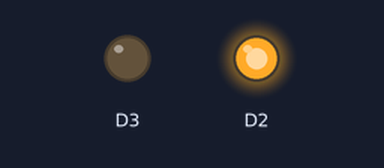
A sketch run on a simulated ESP8266 (NodeMCU). Parts: output pins drawn as LEDs (lit = HIGH).

Above: at 2.5 s.
At 7.5 s:
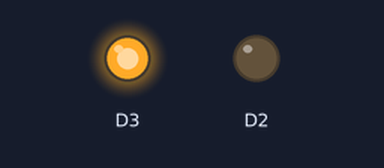
Timing chart, 0 to 13.0 s (numbered marks = the images above):
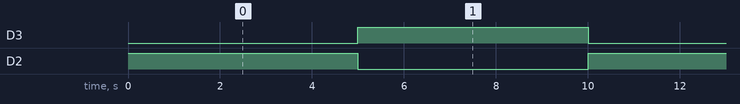

Measured:
- by itself, D3, D2: alternates HIGH for 5.0 s and LOW for 5.0 s

The sketch:

motor.ino
```cpp
void setup() {
  pinMode(D2, OUTPUT);
  pinMode(D3, OUTPUT);

}

void loop() {
  digitalWrite(D2, HIGH);
  digitalWrite(D3, LOW);
  delay(5000);
  digitalWrite(D3, HIGH);
  digitalWrite(D2, LOW);
  delay(5000);

}
```
